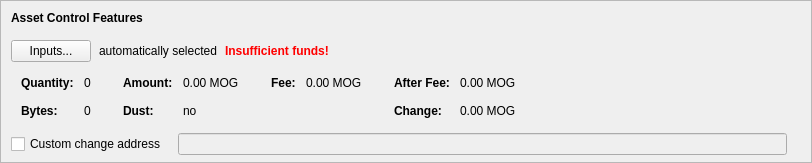
      <widget class="QFrame" name="frameAssetControl">
       <property name="sizePolicy">
        <sizepolicy hsizetype="Expanding" vsizetype="Fixed">
         <horstretch>0</horstretch>
         <verstretch>0</verstretch>
        </sizepolicy>
       </property>
       <property name="maximumSize">
        <size>
         <width>16777215</width>
         <height>16777215</height>
        </size>
       </property>
       <property name="frameShape">
        <enum>QFrame::StyledPanel</enum>
       </property>
       <property name="frameShadow">
        <enum>QFrame::Sunken</enum>
       </property>
       <layout class="QVBoxLayout" name="verticalLayoutAssetControl2">
        <property name="spacing">
         <number>0</number>
        </property>
        <property name="leftMargin">
         <number>0</number>
        </property>
        <property name="topMargin">
         <number>0</number>
        </property>
        <property name="rightMargin">
         <number>0</number>
        </property>
        <property name="bottomMargin">
         <number>6</number>
        </property>
        <item>
         <layout class="QVBoxLayout" name="verticalLayoutAssetControl" stretch="0,0,0,0,1">
          <property name="spacing">
           <number>0</number>
          </property>
          <property name="leftMargin">
           <number>10</number>
          </property>
          <property name="topMargin">
           <number>10</number>
          </property>
          <item>
           <layout class="QHBoxLayout" name="horizontalLayoutAssetControl1">
            <property name="bottomMargin">
             <number>15</number>
            </property>
            <item>
             <widget class="QLabel" name="labelAssetControlFeatures">
              <property name="sizePolicy">
               <sizepolicy hsizetype="Preferred" vsizetype="Maximum">
                <horstretch>0</horstretch>
                <verstretch>0</verstretch>
               </sizepolicy>
              </property>
              <property name="font">
               <font>
                <weight>75</weight>
                <bold>true</bold>
               </font>
              </property>
              <property name="styleSheet">
               <string notr="true">font-weight:bold;</string>
              </property>
              <property name="text">
               <string>Asset Control Features</string>
              </property>
             </widget>
            </item>
           </layout>
          </item>
          <item>
           <layout class="QHBoxLayout" name="horizontalLayoutAssetControl2" stretch="0,0,0,0">
            <property name="spacing">
             <number>8</number>
            </property>
            <property name="bottomMargin">
             <number>10</number>
            </property>
            <item>
             <widget class="QPushButton" name="pushButtonAssetControl">
              <property name="styleSheet">
               <string notr="true"/>
              </property>
              <property name="text">
               <string>Inputs...</string>
              </property>
              <property name="autoDefault">
               <bool>false</bool>
              </property>
             </widget>
            </item>
            <item>
             <widget class="QLabel" name="labelAssetControlAutomaticallySelected">
              <property name="text">
               <string>automatically selected</string>
              </property>
              <property name="margin">
               <number>5</number>
              </property>
             </widget>
            </item>
            <item>
             <widget class="QLabel" name="labelAssetControlInsuffFunds">
              <property name="font">
               <font>
                <weight>75</weight>
                <bold>true</bold>
               </font>
              </property>
              <property name="styleSheet">
               <string notr="true">color:red;font-weight:bold;</string>
              </property>
              <property name="text">
               <string>Insufficient funds!</string>
              </property>
              <property name="margin">
               <number>5</number>
              </property>
             </widget>
            </item>
            <item>
             <spacer name="horizontalSpacerAssetControl">
              <property name="orientation">
               <enum>Qt::Horizontal</enum>
              </property>
              <property name="sizeHint" stdset="0">
               <size>
                <width>40</width>
                <height>1</height>
               </size>
              </property>
             </spacer>
            </item>
           </layout>
          </item>
          <item>
           <widget class="QWidget" name="widgetAssetControl" native="true">
            <property name="sizePolicy">
             <sizepolicy hsizetype="Preferred" vsizetype="Preferred">
              <horstretch>0</horstretch>
              <verstretch>0</verstretch>
             </sizepolicy>
            </property>
            <property name="minimumSize">
             <size>
              <width>0</width>
              <height>0</height>
             </size>
            </property>
            <property name="styleSheet">
             <string notr="true"/>
            </property>
            <layout class="QHBoxLayout" name="horizontalLayoutAssetControl5">
             <property name="leftMargin">
              <number>0</number>
             </property>
             <property name="topMargin">
              <number>0</number>
             </property>
             <property name="rightMargin">
              <number>0</number>
             </property>
             <property name="bottomMargin">
              <number>0</number>
             </property>
             <item>
              <layout class="QHBoxLayout" name="horizontalLayoutAssetControl3" stretch="0,0,0,1">
               <property name="spacing">
                <number>20</number>
               </property>
               <property name="topMargin">
                <number>0</number>
               </property>
               <property name="bottomMargin">
                <number>10</number>
               </property>
               <item>
                <layout class="QFormLayout" name="formLayoutAssetControl1">
                 <property name="horizontalSpacing">
                  <number>10</number>
                 </property>
                 <property name="verticalSpacing">
                  <number>14</number>
                 </property>
                 <property name="leftMargin">
                  <number>10</number>
                 </property>
                 <property name="topMargin">
                  <number>4</number>
                 </property>
                 <property name="rightMargin">
                  <number>6</number>
                 </property>
                 <item row="0" column="0">
                  <widget class="QLabel" name="labelAssetControlQuantityText">
                   <property name="font">
                    <font>
                     <weight>75</weight>
                     <bold>true</bold>
                    </font>
                   </property>
                   <property name="text">
                    <string>Quantity:</string>
                   </property>
                   <property name="margin">
                    <number>0</number>
                   </property>
                  </widget>
                 </item>
                 <item row="0" column="1">
                  <widget class="QLabel" name="labelAssetControlQuantity">
                   <property name="cursor">
                    <cursorShape>IBeamCursor</cursorShape>
                   </property>
                   <property name="contextMenuPolicy">
                    <enum>Qt::ActionsContextMenu</enum>
                   </property>
                   <property name="text">
                    <string notr="true">0</string>
                   </property>
                   <property name="margin">
                    <number>0</number>
                   </property>
                   <property name="textInteractionFlags">
                    <set>Qt::LinksAccessibleByMouse|Qt::TextSelectableByKeyboard|Qt::TextSelectableByMouse</set>
                   </property>
                  </widget>
                 </item>
                 <item row="1" column="0">
                  <widget class="QLabel" name="labelAssetControlBytesText">
                   <property name="font">
                    <font>
                     <weight>75</weight>
                     <bold>true</bold>
                    </font>
                   </property>
                   <property name="text">
                    <string>Bytes:</string>
                   </property>
                  </widget>
                 </item>
                 <item row="1" column="1">
                  <widget class="QLabel" name="labelAssetControlBytes">
                   <property name="cursor">
                    <cursorShape>IBeamCursor</cursorShape>
                   </property>
                   <property name="contextMenuPolicy">
                    <enum>Qt::ActionsContextMenu</enum>
                   </property>
                   <property name="text">
                    <string notr="true">0</string>
                   </property>
                   <property name="textInteractionFlags">
                    <set>Qt::LinksAccessibleByMouse|Qt::TextSelectableByKeyboard|Qt::TextSelectableByMouse</set>
                   </property>
                  </widget>
                 </item>
                </layout>
               </item>
               <item>
                <layout class="QFormLayout" name="formLayoutAssetControl2">
                 <property name="horizontalSpacing">
                  <number>10</number>
                 </property>
                 <property name="verticalSpacing">
                  <number>14</number>
                 </property>
                 <property name="leftMargin">
                  <number>6</number>
                 </property>
                 <property name="topMargin">
                  <number>4</number>
                 </property>
                 <property name="rightMargin">
                  <number>6</number>
                 </property>
                 <item row="0" column="0">
                  <widget class="QLabel" name="labelAssetControlAmountText">
                   <property name="font">
                    <font>
                     <weight>75</weight>
                     <bold>true</bold>
                    </font>
                   </property>
                   <property name="text">
                    <string>Amount:</string>
                   </property>
                   <property name="margin">
                    <number>0</number>
                   </property>
                  </widget>
                 </item>
                 <item row="0" column="1">
                  <widget class="QLabel" name="labelAssetControlAmount">
                   <property name="cursor">
                    <cursorShape>IBeamCursor</cursorShape>
                   </property>
                   <property name="contextMenuPolicy">
                    <enum>Qt::ActionsContextMenu</enum>
                   </property>
                   <property name="text">
                    <string notr="true">0.00 MOG</string>
                   </property>
                   <property name="textInteractionFlags">
                    <set>Qt::LinksAccessibleByMouse|Qt::TextSelectableByKeyboard|Qt::TextSelectableByMouse</set>
                   </property>
                  </widget>
                 </item>
                 <item row="1" column="0">
                  <widget class="QLabel" name="labelAssetControlLowOutputText">
                   <property name="font">
                    <font>
                     <weight>75</weight>
                     <bold>true</bold>
                    </font>
                   </property>
                   <property name="text">
                    <string>Dust:</string>
                   </property>
                  </widget>
                 </item>
                 <item row="1" column="1">
                  <widget class="QLabel" name="labelAssetControlLowOutput">
                   <property name="cursor">
                    <cursorShape>IBeamCursor</cursorShape>
                   </property>
                   <property name="contextMenuPolicy">
                    <enum>Qt::ActionsContextMenu</enum>
                   </property>
                   <property name="text">
                    <string notr="true">no</string>
                   </property>
                   <property name="textInteractionFlags">
                    <set>Qt::LinksAccessibleByMouse|Qt::TextSelectableByKeyboard|Qt::TextSelectableByMouse</set>
                   </property>
                  </widget>
                 </item>
                </layout>
               </item>
               <item>
                <layout class="QFormLayout" name="formLayoutAssetControl3">
                 <property name="horizontalSpacing">
                  <number>10</number>
                 </property>
                 <property name="verticalSpacing">
                  <number>14</number>
                 </property>
                 <property name="leftMargin">
                  <number>6</number>
                 </property>
                 <property name="topMargin">
                  <number>4</number>
                 </property>
                 <property name="rightMargin">
                  <number>6</number>
                 </property>
                 <item row="0" column="0">
                  <widget class="QLabel" name="labelAssetControlFeeText">
                   <property name="font">
                    <font>
                     <weight>75</weight>
                     <bold>true</bold>
                    </font>
                   </property>
                   <property name="text">
                    <string>Fee:</string>
                   </property>
                   <property name="margin">
                    <number>0</number>
                   </property>
                  </widget>
                 </item>
                 <item row="0" column="1">
                  <widget class="QLabel" name="labelAssetControlFee">
                   <property name="cursor">
                    <cursorShape>IBeamCursor</cursorShape>
                   </property>
                   <property name="contextMenuPolicy">
                    <enum>Qt::ActionsContextMenu</enum>
                   </property>
                   <property name="text">
                    <string notr="true">0.00 MOG</string>
                   </property>
                   <property name="textInteractionFlags">
                    <set>Qt::LinksAccessibleByMouse|Qt::TextSelectableByKeyboard|Qt::TextSelectableByMouse</set>
                   </property>
                  </widget>
                 </item>
                </layout>
               </item>
               <item>
                <layout class="QFormLayout" name="formLayoutAssetControl4">
                 <property name="horizontalSpacing">
                  <number>10</number>
                 </property>
                 <property name="verticalSpacing">
                  <number>14</number>
                 </property>
                 <property name="leftMargin">
                  <number>6</number>
                 </property>
                 <property name="topMargin">
                  <number>4</number>
                 </property>
                 <property name="rightMargin">
                  <number>6</number>
                 </property>
                 <item row="0" column="0">
                  <widget class="QLabel" name="labelAssetControlAfterFeeText">
                   <property name="font">
                    <font>
                     <weight>75</weight>
                     <bold>true</bold>
                    </font>
                   </property>
                   <property name="text">
                    <string>After Fee:</string>
                   </property>
                   <property name="margin">
                    <number>0</number>
                   </property>
                  </widget>
                 </item>
                 <item row="0" column="1">
                  <widget class="QLabel" name="labelAssetControlAfterFee">
                   <property name="cursor">
                    <cursorShape>IBeamCursor</cursorShape>
                   </property>
                   <property name="contextMenuPolicy">
                    <enum>Qt::ActionsContextMenu</enum>
                   </property>
                   <property name="text">
                    <string notr="true">0.00 MOG</string>
                   </property>
                   <property name="textInteractionFlags">
                    <set>Qt::LinksAccessibleByMouse|Qt::TextSelectableByKeyboard|Qt::TextSelectableByMouse</set>
                   </property>
                  </widget>
                 </item>
                 <item row="1" column="0">
                  <widget class="QLabel" name="labelAssetControlChangeText">
                   <property name="font">
                    <font>
                     <weight>75</weight>
                     <bold>true</bold>
                    </font>
                   </property>
                   <property name="text">
                    <string>Change:</string>
                   </property>
                  </widget>
                 </item>
                 <item row="1" column="1">
                  <widget class="QLabel" name="labelAssetControlChange">
                   <property name="cursor">
                    <cursorShape>IBeamCursor</cursorShape>
                   </property>
                   <property name="contextMenuPolicy">
                    <enum>Qt::ActionsContextMenu</enum>
                   </property>
                   <property name="text">
                    <string notr="true">0.00 MOG</string>
                   </property>
                   <property name="textInteractionFlags">
                    <set>Qt::LinksAccessibleByMouse|Qt::TextSelectableByKeyboard|Qt::TextSelectableByMouse</set>
                   </property>
                  </widget>
                 </item>
                </layout>
               </item>
              </layout>
             </item>
            </layout>
           </widget>
          </item>
          <item>
           <layout class="QHBoxLayout" name="horizontalLayoutAssetControl4" stretch="0,0,0">
            <property name="spacing">
             <number>12</number>
            </property>
            <property name="sizeConstraint">
             <enum>QLayout::SetDefaultConstraint</enum>
            </property>
            <property name="topMargin">
             <number>5</number>
            </property>
            <property name="rightMargin">
             <number>5</number>
            </property>
            <item>
             <widget class="QCheckBox" name="checkBoxAssetControlChange">
              <property name="toolTip">
               <string>If this is activated, but the change address is empty or invalid, change will be sent to a newly generated address.</string>
              </property>
              <property name="text">
               <string>Custom change address</string>
              </property>
             </widget>
            </item>
            <item>
             <widget class="QValidatedLineEdit" name="lineEditAssetControlChange">
              <property name="enabled">
               <bool>false</bool>
              </property>
              <property name="sizePolicy">
               <sizepolicy hsizetype="Expanding" vsizetype="Fixed">
                <horstretch>0</horstretch>
                <verstretch>0</verstretch>
               </sizepolicy>
              </property>
             </widget>
            </item>
            <item>
             <widget class="QLabel" name="labelAssetControlChangeLabel">
              <property name="sizePolicy">
               <sizepolicy hsizetype="Preferred" vsizetype="Expanding">
                <horstretch>0</horstretch>
                <verstretch>0</verstretch>
               </sizepolicy>
              </property>
              <property name="minimumSize">
               <size>
                <width>0</width>
                <height>0</height>
               </size>
              </property>
              <property name="text">
               <string/>
              </property>
              <property name="margin">
               <number>3</number>
              </property>
             </widget>
            </item>
           </layout>
          </item>
          <item>
           <spacer name="verticalSpacerAssetControl">
            <property name="orientation">
             <enum>Qt::Vertical</enum>
            </property>
            <property name="sizeHint" stdset="0">
             <size>
              <width>800</width>
              <height>1</height>
             </size>
            </property>
           </spacer>
          </item>
         </layout>
        </item>
       </layout>
      </widget>
